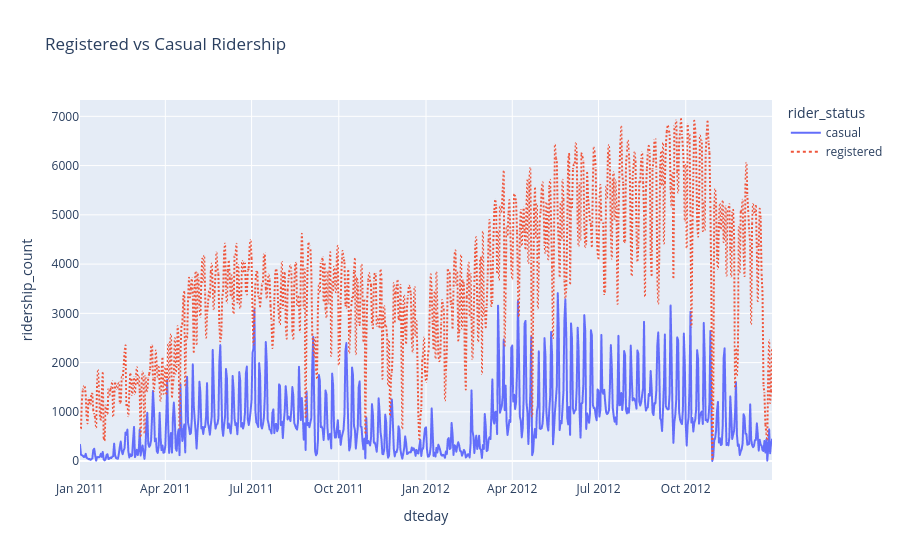

Write notebook code for a chart like this one.
### Code cell
# Interactive line plot
import plotly.express as px

line_plot = px.line(
    melted_day,
    x='dteday',
    y='ridership_count',
    color='rider_status',
    line_dash='rider_status',
    title='Registered vs Casual Ridership'
)
line_plot.show()

### Figure 1 — Plotly figure (JSON) as saved in the notebook; plotly's stock layout.template omitted (floating-point values rounded to 4 significant figures; data arrays with more than 128 entries replaced by an {"elided": "..."} marker saying what was removed)
{"data": [{"hovertemplate": "rider_status=casual<br>dteday=%{x}<br>ridership_count=%{y}<extra></extra>", "legendgroup": "casual", "line": {"color": "#636efa", "dash": "solid"}, "marker": {"symbol": "circle"}, "mode": "lines", "name": "casual", "showlegend": true, "type": "scattergl", "x": {"elided": "731 str values"}, "xaxis": "x", "y": {"elided": "731 int values"}, "yaxis": "y"}, {"hovertemplate": "rider_status=registered<br>dteday=%{x}<br>ridership_count=%{y}<extra></extra>", "legendgroup": "registered", "line": {"color": "#EF553B", "dash": "dot"}, "marker": {"symbol": "circle"}, "mode": "lines", "name": "registered", "showlegend": true, "type": "scattergl", "x": {"elided": "731 str values"}, "xaxis": "x", "y": {"elided": "731 int values"}, "yaxis": "y"}], "layout": {"legend": {"title": {"text": "rider_status"}, "tracegroupgap": 0}, "title": {"text": "Registered vs Casual Ridership"}, "xaxis": {"anchor": "y", "domain": [0, 1], "title": {"text": "dteday"}}, "yaxis": {"anchor": "x", "domain": [0, 1], "title": {"text": "ridership_count"}}}}
